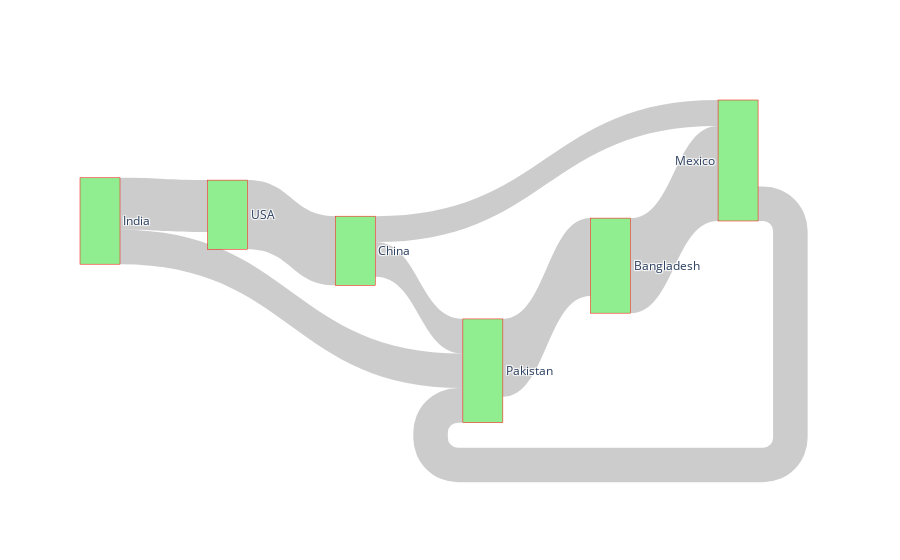

Notebook code cell kept with this figure:
### Code cell
#Simple Sankey Diagram

fig = go.Figure(
                 go.Sankey(
                            node = dict(
                                          thickness = 40, # Changing thickness of nodes
                                          color = "lightgreen", # Changing color of the node                         
                                          line = dict(color = "red", width = 0.5), # Changing line color 
                                          label = ["India", "USA", "China", "Pakistan", "Bangladesh", "Mexico"],

                                        ),
                            link = {
                                    "source": [0, 1, 2, 3, 4, 0, 2, 5],
                                    "target": [1, 2, 3, 4, 5, 3, 5, 3],
                                    "value": [300, 400, 200, 450, 550, 200,150, 200]
                                   }
                          )
               )

fig.show()

### Figure 1 — Plotly figure (JSON) as saved in the notebook; plotly's stock layout.template omitted (floating-point values rounded to 4 significant figures)
{"data": [{"link": {"source": [0, 1, 2, 3, 4, 0, 2, 5], "target": [1, 2, 3, 4, 5, 3, 5, 3], "value": [300, 400, 200, 450, 550, 200, 150, 200]}, "node": {"color": "lightgreen", "label": ["India", "USA", "China", "Pakistan", "Bangladesh", "Mexico"], "line": {"color": "red", "width": 0.5}, "thickness": 40}, "type": "sankey"}], "layout": {}}
